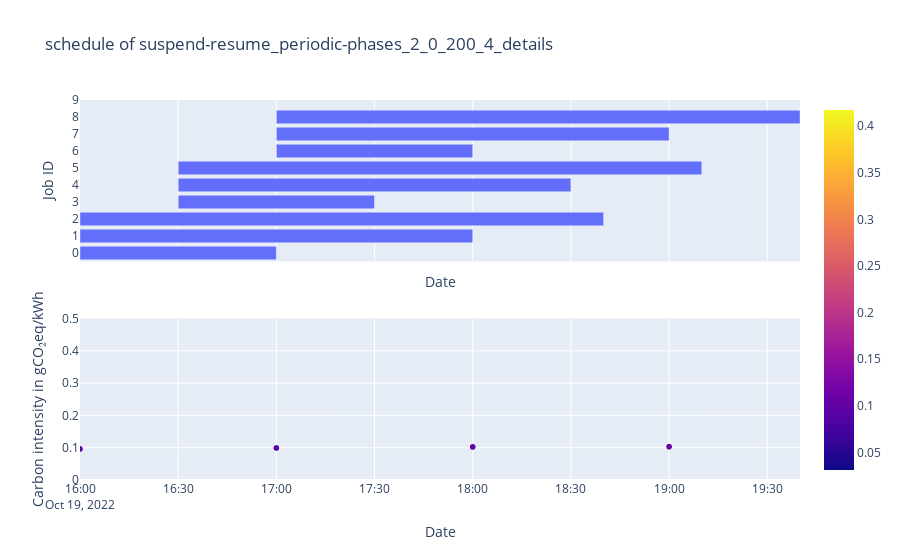
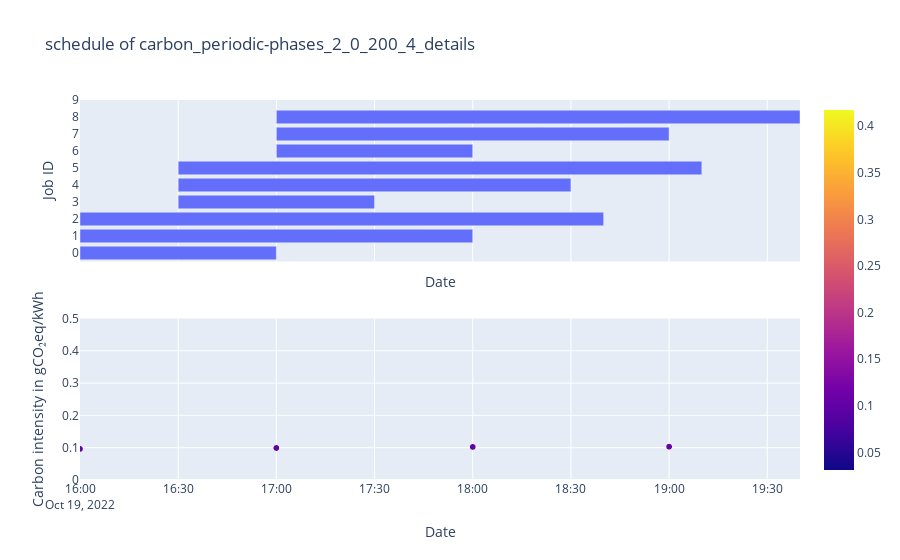

The notebook cell these images were saved under, in order:
### Code cell
from plotly.subplots import make_subplots
from datetime import datetime
import pytz
import sys

sys.path.append('../src/')

import carbon

"""
For debugging purposes, plot some schedules, to see whats up
"""

traces_to_plot = ["suspend-resume_periodic-phases_2_0_200_4_details", "carbon_periodic-phases_2_0_200_4_details"]

carbon_trace = carbon.get_carbon_model("AU-SA", 7000, extra_columns=True)
start_date_in_carbon_trace_as_timestamp = carbon_trace.df.iloc[0]["timestamp"]

fig_carbon = px.scatter(carbon_trace.df, x='datetime', y="carbon_intensity_avg", color="carbon_intensity_avg", color_continuous_scale=px.colors.sequential.speed)

def time_to_dates(seconds_since_simulation_start) -> str:
    adjusted_timestamp = seconds_since_simulation_start + start_date_in_carbon_trace_as_timestamp
    date = datetime.fromtimestamp(adjusted_timestamp, pytz.timezone('UTC'))
    return date 

def plot_trace(filename: str):
    df = read_trace(filename)

    df["start_time_date"] = df["start_time"].apply(time_to_dates)
    df["submission_date"] = df["arrival_time"].apply(time_to_dates)
    # df["deadline"] = (df["arrival_time"] + (int(waiting_time) * 3600)).apply(time_to_dates)
    df["exit_time_date"] = df["exit_time"].apply(time_to_dates)

    min_date_in_trace = time_to_dates(df["start_time"].min())
    max_date_in_trace = time_to_dates(df["exit_time"].max())

    fig_gantt = px.timeline(df, x_start="start_time_date", x_end="exit_time_date", y="ID", hover_data=["start_time", "arrival_time"])

    submission_markers = []

    for row in df.itertuples(index=False):
        submission_markers.append({'type': 'line', 'x0': row.submission_date, 'x1': row.start_time_date, 'y0': row.ID, 'y1': row.ID, 'xref': 'x1', 'yref':'y1', 'line': dict(color="MediumPurple", width=2, dash="dot")})

    fig = make_subplots(rows=2, cols=1, shared_xaxes=True)

    fig.add_trace(fig_gantt.data[0], row=1, col=1)
    fig.add_trace(fig_carbon.data[0], row=2, col=1)

    fig.update_layout(
        title_text = f"schedule of {filename}",
        xaxis=dict(
            type='date',
        ),
        xaxis2=dict(
            type='date'
        ), 
        shapes=submission_markers
    )
    fig.update_xaxes(title_text="Date", range=[min_date_in_trace, max_date_in_trace])

    fig.update_yaxes(title_text="Job ID", fixedrange=True, row=1, col=1)
    fig.update_yaxes(title_text="Carbon intensity in gCO₂eq/kWh", fixedrange=True, row=2, col=1)

    yaxis2 = fig.layout.yaxis2

    fig.update_layout({'yaxis': {'range': [-0.5,df['ID'].max() + 1], 'tickmode': 'linear'}})
    fig.update_layout({'yaxis2': {'range': [0,0.5]}})
    fig.show()

for sussy_files in traces_to_plot:
    plot_trace(sussy_files)

### Figure 1 — Plotly figure (JSON) as saved in the notebook; plotly's stock layout.template omitted (floating-point values rounded to 4 significant figures; data arrays with more than 128 entries replaced by an {"elided": "..."} marker saying what was removed)
{"data": [{"alignmentgroup": "True", "base": ["2022-10-19T16:00:00+00:00", "2022-10-19T16:00:00+00:00", "2022-10-19T16:00:00+00:00", "2022-10-19T16:30:00+00:00", "2022-10-19T16:30:00+00:00", "2022-10-19T16:30:00+00:00", "2022-10-19T17:00:00+00:00", "2022-10-19T17:00:00+00:00", "2022-10-19T17:00:00+00:00"], "customdata": [[0, 0], [0, 0], [0, 0], [1800, 1800], [1800, 1800], [1800, 1800], [3600, 3600], [3600, 3600], [3600, 3600]], "hovertemplate": "start_time_date=%{base}<br>exit_time_date=%{x}<br>ID=%{y}<br>start_time=%{customdata[0]}<br>arrival_time=%{customdata[1]}<extra></extra>", "legendgroup": "", "marker": {"color": "#636efa", "pattern": {"shape": ""}}, "name": "", "offsetgroup": "", "orientation": "h", "showlegend": false, "textposition": "auto", "type": "bar", "x": [3600000, 7200000, 9600000, 3600000, 7200000, 9600000, 3600000, 7200000, 9600000], "xaxis": "x", "y": [0, 1, 2, 3, 4, 5, 6, 7, 8], "yaxis": "y"}, {"hovertemplate": "datetime=%{x}<br>carbon_intensity_avg=%{marker.color}<extra></extra>", "legendgroup": "", "marker": {"color": {"elided": "1440 float values"}, "coloraxis": "coloraxis", "symbol": "circle"}, "mode": "markers", "name": "", "showlegend": false, "type": "scattergl", "x": {"elided": "1440 str values"}, "xaxis": "x2", "y": {"elided": "1440 float values"}, "yaxis": "y2"}], "layout": {"shapes": [{"line": {"color": "MediumPurple", "dash": "dot", "width": 2}, "type": "line", "x0": "2022-10-19T16:00:00+00:00", "x1": "2022-10-19T16:00:00+00:00", "xref": "x", "y0": 0, "y1": 0, "yref": "y"}, {"line": {"color": "MediumPurple", "dash": "dot", "width": 2}, "type": "line", "x0": "2022-10-19T16:00:00+00:00", "x1": "2022-10-19T16:00:00+00:00", "xref": "x", "y0": 1, "y1": 1, "yref": "y"}, {"line": {"color": "MediumPurple", "dash": "dot", "width": 2}, "type": "line", "x0": "2022-10-19T16:00:00+00:00", "x1": "2022-10-19T16:00:00+00:00", "xref": "x", "y0": 2, "y1": 2, "yref": "y"}, {"line": {"color": "MediumPurple", "dash": "dot", "width": 2}, "type": "line", "x0": "2022-10-19T16:30:00+00:00", "x1": "2022-10-19T16:30:00+00:00", "xref": "x", "y0": 3, "y1": 3, "yref": "y"}, {"line": {"color": "MediumPurple", "dash": "dot", "width": 2}, "type": "line", "x0": "2022-10-19T16:30:00+00:00", "x1": "2022-10-19T16:30:00+00:00", "xref": "x", "y0": 4, "y1": 4, "yref": "y"}, {"line": {"color": "MediumPurple", "dash": "dot", "width": 2}, "type": "line", "x0": "2022-10-19T16:30:00+00:00", "x1": "2022-10-19T16:30:00+00:00", "xref": "x", "y0": 5, "y1": 5, "yref": "y"}, {"line": {"color": "MediumPurple", "dash": "dot", "width": 2}, "type": "line", "x0": "2022-10-19T17:00:00+00:00", "x1": "2022-10-19T17:00:00+00:00", "xref": "x", "y0": 6, "y1": 6, "yref": "y"}, {"line": {"color": "MediumPurple", "dash": "dot", "width": 2}, "type": "line", "x0": "2022-10-19T17:00:00+00:00", "x1": "2022-10-19T17:00:00+00:00", "xref": "x", "y0": 7, "y1": 7, "yref": "y"}, {"line": {"color": "MediumPurple", "dash": "dot", "width": 2}, "type": "line", "x0": "2022-10-19T17:00:00+00:00", "x1": "2022-10-19T17:00:00+00:00", "xref": "x", "y0": 8, "y1": 8, "yref": "y"}], "title": {"text": "schedule of suspend-resume_periodic-phases_2_0_200_4_details"}, "xaxis": {"anchor": "y", "domain": [0, 1], "matches": "x2", "range": ["2022-10-19T16:00:00+00:00", "2022-10-19T19:40:00+00:00"], "showticklabels": false, "title": {"text": "Date"}, "type": "date"}, "xaxis2": {"anchor": "y2", "domain": [0, 1], "range": ["2022-10-19T16:00:00+00:00", "2022-10-19T19:40:00+00:00"], "title": {"text": "Date"}, "type": "date"}, "yaxis": {"anchor": "x", "domain": [0.575, 1], "fixedrange": true, "range": [-0.5, 9], "tickmode": "linear", "title": {"text": "Job ID"}}, "yaxis2": {"anchor": "x2", "domain": [0, 0.425], "fixedrange": true, "range": [0, 0.5], "title": {"text": "Carbon intensity in gCO₂eq/kWh"}}}}

### Figure 2 — Plotly figure (JSON) as saved in the notebook; plotly's stock layout.template omitted (floating-point values rounded to 4 significant figures; data arrays with more than 128 entries replaced by an {"elided": "..."} marker saying what was removed)
{"data": [{"alignmentgroup": "True", "base": ["2022-10-19T16:00:00+00:00", "2022-10-19T16:00:00+00:00", "2022-10-19T16:00:00+00:00", "2022-10-19T16:30:00+00:00", "2022-10-19T16:30:00+00:00", "2022-10-19T16:30:00+00:00", "2022-10-19T17:00:00+00:00", "2022-10-19T17:00:00+00:00", "2022-10-19T17:00:00+00:00"], "customdata": [[0, 0], [0, 0], [0, 0], [1800, 1800], [1800, 1800], [1800, 1800], [3600, 3600], [3600, 3600], [3600, 3600]], "hovertemplate": "start_time_date=%{base}<br>exit_time_date=%{x}<br>ID=%{y}<br>start_time=%{customdata[0]}<br>arrival_time=%{customdata[1]}<extra></extra>", "legendgroup": "", "marker": {"color": "#636efa", "pattern": {"shape": ""}}, "name": "", "offsetgroup": "", "orientation": "h", "showlegend": false, "textposition": "auto", "type": "bar", "x": [3600000, 7200000, 9600000, 3600000, 7200000, 9600000, 3600000, 7200000, 9600000], "xaxis": "x", "y": [0, 1, 2, 3, 4, 5, 6, 7, 8], "yaxis": "y"}, {"hovertemplate": "datetime=%{x}<br>carbon_intensity_avg=%{marker.color}<extra></extra>", "legendgroup": "", "marker": {"color": {"elided": "1440 float values"}, "coloraxis": "coloraxis", "symbol": "circle"}, "mode": "markers", "name": "", "showlegend": false, "type": "scattergl", "x": {"elided": "1440 str values"}, "xaxis": "x2", "y": {"elided": "1440 float values"}, "yaxis": "y2"}], "layout": {"shapes": [{"line": {"color": "MediumPurple", "dash": "dot", "width": 2}, "type": "line", "x0": "2022-10-19T16:00:00+00:00", "x1": "2022-10-19T16:00:00+00:00", "xref": "x", "y0": 0, "y1": 0, "yref": "y"}, {"line": {"color": "MediumPurple", "dash": "dot", "width": 2}, "type": "line", "x0": "2022-10-19T16:00:00+00:00", "x1": "2022-10-19T16:00:00+00:00", "xref": "x", "y0": 1, "y1": 1, "yref": "y"}, {"line": {"color": "MediumPurple", "dash": "dot", "width": 2}, "type": "line", "x0": "2022-10-19T16:00:00+00:00", "x1": "2022-10-19T16:00:00+00:00", "xref": "x", "y0": 2, "y1": 2, "yref": "y"}, {"line": {"color": "MediumPurple", "dash": "dot", "width": 2}, "type": "line", "x0": "2022-10-19T16:30:00+00:00", "x1": "2022-10-19T16:30:00+00:00", "xref": "x", "y0": 3, "y1": 3, "yref": "y"}, {"line": {"color": "MediumPurple", "dash": "dot", "width": 2}, "type": "line", "x0": "2022-10-19T16:30:00+00:00", "x1": "2022-10-19T16:30:00+00:00", "xref": "x", "y0": 4, "y1": 4, "yref": "y"}, {"line": {"color": "MediumPurple", "dash": "dot", "width": 2}, "type": "line", "x0": "2022-10-19T16:30:00+00:00", "x1": "2022-10-19T16:30:00+00:00", "xref": "x", "y0": 5, "y1": 5, "yref": "y"}, {"line": {"color": "MediumPurple", "dash": "dot", "width": 2}, "type": "line", "x0": "2022-10-19T17:00:00+00:00", "x1": "2022-10-19T17:00:00+00:00", "xref": "x", "y0": 6, "y1": 6, "yref": "y"}, {"line": {"color": "MediumPurple", "dash": "dot", "width": 2}, "type": "line", "x0": "2022-10-19T17:00:00+00:00", "x1": "2022-10-19T17:00:00+00:00", "xref": "x", "y0": 7, "y1": 7, "yref": "y"}, {"line": {"color": "MediumPurple", "dash": "dot", "width": 2}, "type": "line", "x0": "2022-10-19T17:00:00+00:00", "x1": "2022-10-19T17:00:00+00:00", "xref": "x", "y0": 8, "y1": 8, "yref": "y"}], "title": {"text": "schedule of carbon_periodic-phases_2_0_200_4_details"}, "xaxis": {"anchor": "y", "domain": [0, 1], "matches": "x2", "range": ["2022-10-19T16:00:00+00:00", "2022-10-19T19:40:00+00:00"], "showticklabels": false, "title": {"text": "Date"}, "type": "date"}, "xaxis2": {"anchor": "y2", "domain": [0, 1], "range": ["2022-10-19T16:00:00+00:00", "2022-10-19T19:40:00+00:00"], "title": {"text": "Date"}, "type": "date"}, "yaxis": {"anchor": "x", "domain": [0.575, 1], "fixedrange": true, "range": [-0.5, 9], "tickmode": "linear", "title": {"text": "Job ID"}}, "yaxis2": {"anchor": "x2", "domain": [0, 0.425], "fixedrange": true, "range": [0, 0.5], "title": {"text": "Carbon intensity in gCO₂eq/kWh"}}}}
